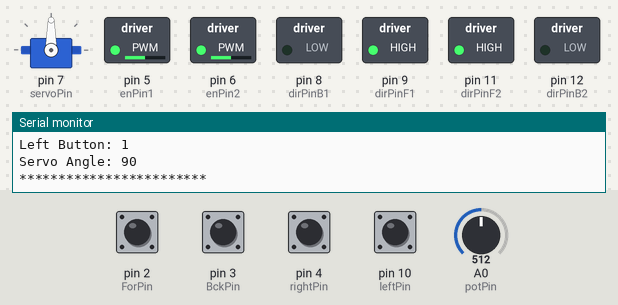
A sketch run on a simulated Arduino Uno, built with avr-gcc and run on an emulated ATmega328P. Parts: servo, switched loads named in the sketch (green lamp = pin HIGH), the last lines printed to the serial monitor. Inputs (shaded band) come from the test bench; at power-on: pin 2 (ForPin), pin 3 (BckPin), pin 4 (rightPin), pin 10 (leftPin) HIGH, A0 (potPin) = 512.

Above: at 1.9 s.
2.0 s: A0 (potPin) set to 716
At 2.9 s:
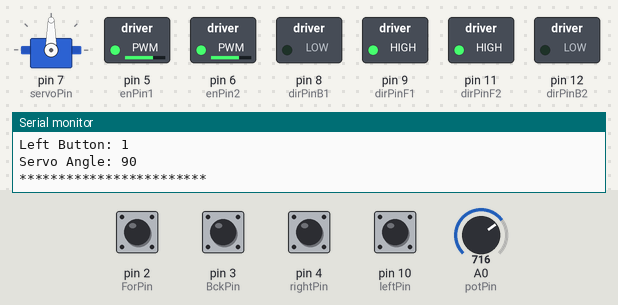
3.7 s: pin 2 (ForPin) pulled LOW for 1.35 s
At 4.7 s:
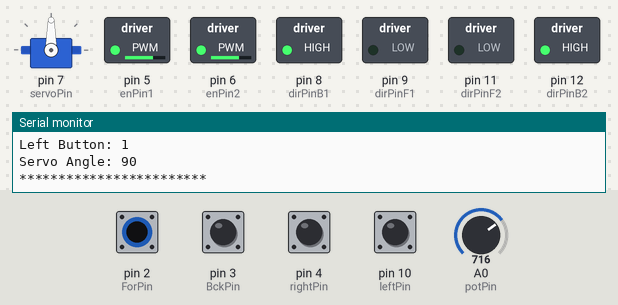
7.0 s: pin 10 (leftPin) pulled LOW for 1.35 s
At 8.5 s:
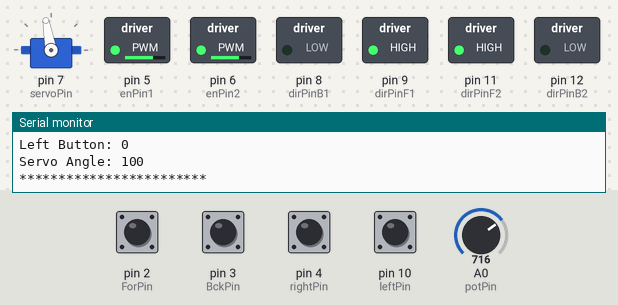
9.8 s: A0 (potPin) set to 900
At 10.4 s:
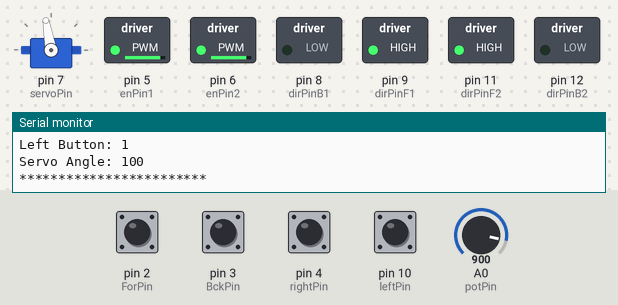
11.5 s: pin 4 (rightPin) pulled LOW for 1.35 s
At 13.4 s:
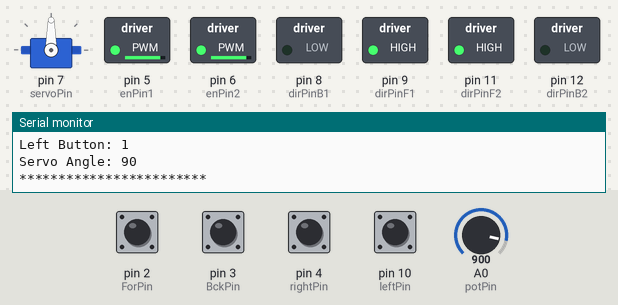
14.3 s: pin 2 (ForPin) pulled LOW for 1.35 s
At 15.3 s:
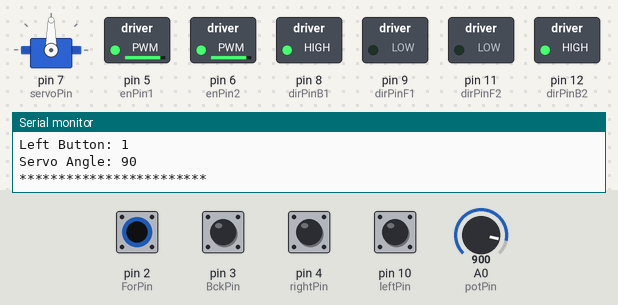
Timing chart, 0 to 18.2 s (numbered marks = the images above; inputs shaded):
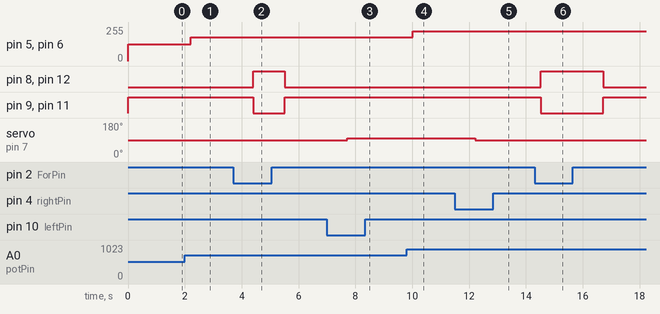

The sketch:

rc_car1.ino
```cpp
// C++ code
//

#include <Servo.h>

int potPin = A0;

// ***Servo Setup***
int servoPin = 7;
int servoPos  = 90;
// Servo Position Limits
int minAngle = 60;
int maxAngle = 120;
int stepSize = 10;
Servo myServo;

// ***Button Setup***
int ForPin = 2;
int BckPin = 3;
int rightPin = 4;
int leftPin = 10;
// Right-Left Button State
bool lastRightState = HIGH;
bool lastLeftState = HIGH;

// ***Motor Setup***
int dirPinF1 = 9;
int dirPinB1 = 8;
int dirPinF2 = 11;
int dirPinB2 = 12;
int enPin1 = 5;
int enPin2 = 6;

int potVal, mSpeed, dirFval, dirBval, currentRightState, currentLeftState;

void setup()
{
  Serial.begin(9600);

  pinMode(potPin, INPUT);
  pinMode(servoPin, OUTPUT);
  pinMode(ForPin, INPUT);
  pinMode(BckPin, INPUT);
  pinMode(rightPin, INPUT);
  pinMode(leftPin, INPUT);
  pinMode(dirPinF1, OUTPUT);
  pinMode(dirPinB1, OUTPUT);
  pinMode(dirPinF2, OUTPUT);
  pinMode(dirPinB2, OUTPUT);
  pinMode(enPin1, OUTPUT);
  pinMode(enPin2, OUTPUT);


  digitalWrite(ForPin, HIGH);
  digitalWrite(BckPin, HIGH);

  digitalWrite(rightPin, HIGH);
  digitalWrite(leftPin, HIGH);

  myServo.attach(servoPin);
  myServo.write(servoPos);
}

void loop()
{
  potVal = analogRead(potPin);

  dirFval = digitalRead(ForPin);
  dirBval = digitalRead(BckPin);

  currentRightState = digitalRead(rightPin);
  currentLeftState = digitalRead(leftPin);

  mSpeed = map(potVal, 0, 1023, 0, 255);

  analogWrite(enPin1, mSpeed);
  analogWrite(enPin2, mSpeed);

  // Direction Control
  if(dirFval == 1){
    digitalWrite(dirPinF1, HIGH);
    digitalWrite(dirPinB1, LOW);
    digitalWrite(dirPinF2, HIGH);
    digitalWrite(dirPinB2, LOW);
  }
  else if(dirBval == 1){
    digitalWrite(dirPinF1, LOW);
    digitalWrite(dirPinB1, HIGH);
    digitalWrite(dirPinF2, LOW);
    digitalWrite(dirPinB2, HIGH);
  }
  else{
    digitalWrite(dirPinF1, HIGH);
    digitalWrite(dirPinB1, HIGH);
    digitalWrite(dirPinF2, HIGH);
    digitalWrite(dirPinB2, HIGH);
  }


  // Right - Left Control
  // Servo Turning Right
  if (currentRightState == LOW && lastRightState == HIGH) {
    servoPos -= stepSize;
    if (servoPos < minAngle){
      servoPos = minAngle;
    }
    myServo.write(servoPos);
    delay(100);
  }

  // Servo Turning Left
  if (currentLeftState == LOW && lastLeftState == HIGH) {
    servoPos += stepSize;
    if (servoPos > maxAngle){
      servoPos = maxAngle;
    }
    myServo.write(servoPos);
    delay(100);
  }

  // Update Last States
  lastRightState = currentRightState;
  lastLeftState = currentLeftState;

  Serial.println("************************");
  Serial.print("Potentio Value: ");
  Serial.println(potVal);
  Serial.print("Forward Button: ");
  Serial.println(dirFval);
  Serial.print("Backward Button: ");
  Serial.println(dirBval);
  Serial.print("Right Button: ");
  Serial.println(currentRightState);
  Serial.print("Left Button: ");
  Serial.println(currentLeftState);
  Serial.print("Servo Angle: ");
  Serial.println(servoPos);
  Serial.println("************************");
  delay(1000);

}
```

Measured:
- after the input at 2.0 s, pin 5 (enPin1), pin 6 (enPin2): 127/255 → 178/255 after 0.20 s
- after the input at 3.7 s, pin 8 (dirPinB1), pin 12 (dirPinB2): LOW → HIGH after 0.71 s, → LOW 1.1 s later; pin 9 (dirPinF1), pin 11 (dirPinF2): HIGH → LOW after 0.71 s, → HIGH 1.1 s later
- after the input at 7.0 s, servo on pin 7 (servoPin): 90° → 100° after 0.71 s
- after the input at 9.8 s, pin 5 (enPin1), pin 6 (enPin2): 178/255 → 224/255 after 0.21 s
- after the input at 11.5 s, servo on pin 7 (servoPin): 100° → 90° after 0.72 s
- after the input at 14.3 s, pin 8 (dirPinB1), pin 12 (dirPinB2): LOW → HIGH after 0.22 s, → LOW 2.2 s later; pin 9 (dirPinF1), pin 11 (dirPinF2): HIGH → LOW after 0.22 s, → HIGH 2.2 s later
